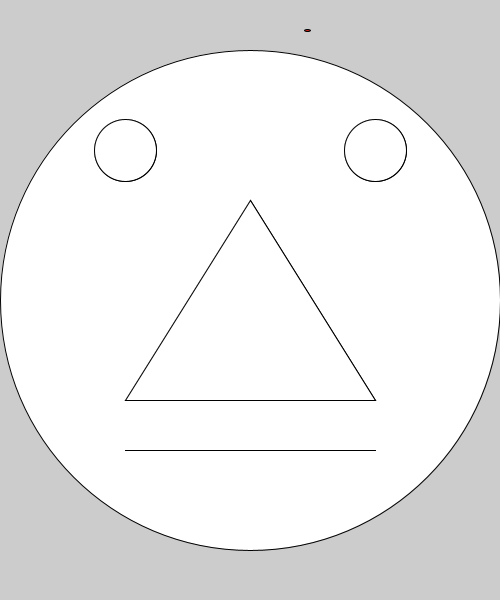
Frame 1 (no input)
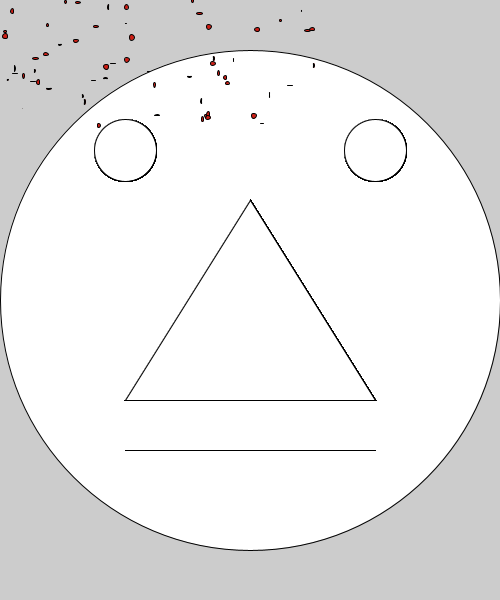
Frame 60 (the mouse pressed at the canvas centre just before this capture)
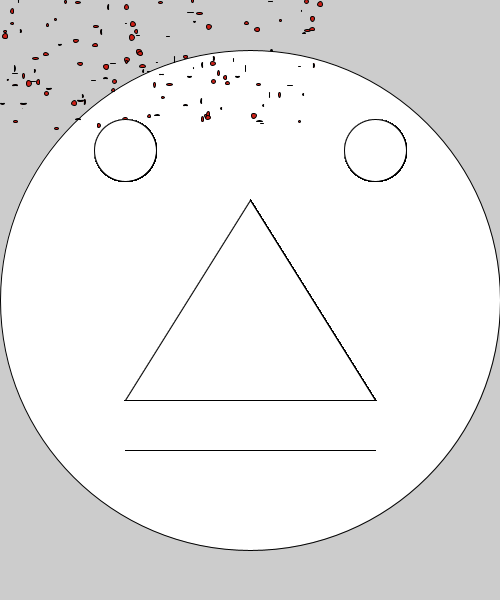
Frame 120 (the mouse held since frame 60 and released just before this capture)

The Processing sketch that drew these frames (run headless with seeded random() and noise(); from frame 60 on, the mouse is pressed at the canvas centre):

// Processing sketch: sketch_181023a
// ── sketch_181023a.pde
//global variables
color red = #CE1E15;
color white = #FFFFFF;
 int faceX ;
 int faceY ;
 int leftEyeX ;
 int leftEyeY ;
 int rightEyeX ;
 int rightEyeY ;
 int eyeDiameter ;
 float measlesX, measlesY, measlesDiameter ;


void setup() {
  size(500, 600); 
  //ellipse(x,y, horizontal-diameter, vertical-diameter
 faceX =width/2 ;
 faceY = height/2;
 leftEyeX = width/4;
 leftEyeY = height/4;
 rightEyeX = width*3/4;
 rightEyeY = height/4;
 eyeDiameter = width/8;
 measlesX = random(width);
 measlesY = random(width);
 measlesDiameter = width*1/75;
ellipse(faceX, faceY, width, width);//face
ellipse(leftEyeX, leftEyeY, eyeDiameter , eyeDiameter );//left eye
ellipse(rightEyeX, rightEyeY, eyeDiameter , eyeDiameter);//right eye

//line(x-point1, y-point1, x-point2, y-point2);
line(width/4, height*3/4, width*3/4, height*3/4);//mouth
//triangle(x-point1, y-point1, x-point2, y-point2, x-point3, y-point3);
triangle(width*2/4, height*1/3, width*3/4, height*2/3, width*1/4, height*2/3);//nose  

fill(red);

}


void draw(){
fill(red); //red
ellipse(random(measlesX), random(measlesY), random(measlesDiameter), random(measlesDiameter));
fill(white);
ellipse(width/4, height/4, width/8, width/8);//left eye
ellipse(width*3/4, height/4, width/8, width/8);//right eye
triangle(width*2/4, height*1/3, width*3/4, height*2/3, width*1/4, height*2/3);//nose
line(width/4, height*3/4, width*3/4, height*3/4);//mouth

}
